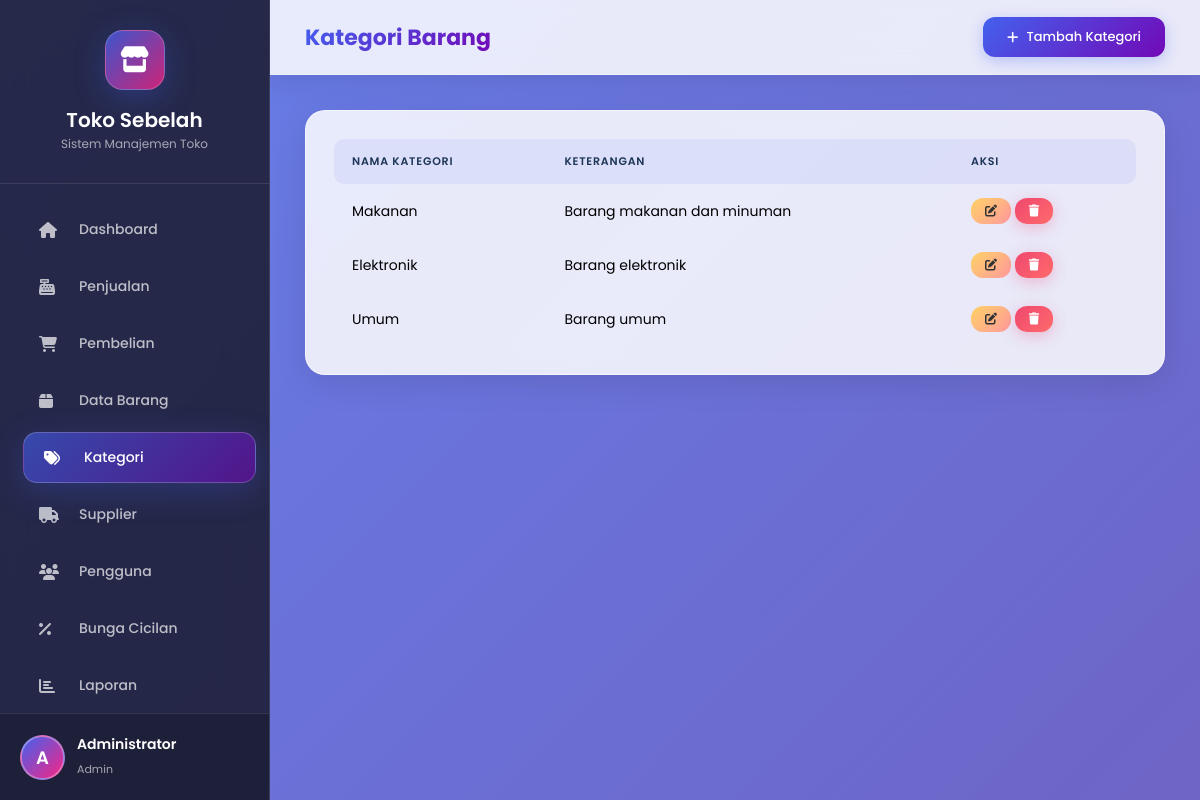
/pages/kategori.php (signed in), run on the app's committed database.
### tables this page shows
CREATE TABLE kategori (
    id INT AUTO_INCREMENT PRIMARY KEY,
    nama_kategori VARCHAR(100) NOT NULL,
    keterangan TEXT
);

### includes/koneksi.php (called while the page is built, shortened)
<?php
$host = "127.0.0.1";
$user = "root";
$pass = "";
$db   = "toko_online";
$conn = new mysqli($host, $user, $pass, $db);
$conn->set_charset("utf8mb4");
function query($sql) {
    global $conn;
    return $conn->query($sql);
}
?>

### pages/kategori.php (the view, shortened to what this page needs)
<?php
require_once '../includes/header.php';
require_once '../includes/sidebar.php';
$kategori = query("SELECT * FROM kategori ORDER BY id DESC");
?>
<div class="topbar">
    <div class="topbar-left"><h4>Kategori Barang</h4></div>
    <div class="topbar-right">
        <button class="btn btn-primary" onclick="openModal('modalTambah')"><i class="fas fa-plus"></i> Tambah Kategori</button>
    </div>
</div>
<div class="main-content">
    <div class="content-card">
        <table class="data-table">
            <thead>
                <tr>
                    <th>Nama Kategori</th>
                    <th>Keterangan</th>
                    <th>Aksi</th>
                </tr>
            </thead>
            <tbody>
                <?php while ($row = $kategori->fetch_assoc()): ?>
                <tr>
                    <td><?= htmlspecialchars($row['nama_kategori']) ?></td>
                    <td><?= htmlspecialchars($row['keterangan'] ?? '-') ?></td>
                    <td>
                        <button class="btn btn-warning btn-sm" onclick="editKategori(<?= $row['id'] ?>, '<?= addslashes($row['nama_kategori']) ?>', '<?= addslashes($row['keterangan'] ?? '') ?>')"><i class="fas fa-edit"></i></button>
                        <a href="?hapus=<?= $row['id'] ?>" class="btn btn-danger btn-sm" onclick="return confirmDelete('Apakah Anda yakin ingin menghapus kategori ini?')"><i class="fas fa-trash"></i></a>
                    </td>
                </tr>
                <?php endwhile; ?>
            </tbody>
        </table>
    </div>
</div>
<?php require_once '../includes/footer.php'; ?>

### assets/css/style.css (style rules this page uses)
:root { --primary: #4361ee; --primary-dark: #3a0ca3; --secondary: #7209b7; --accent: #f72585; --success: #06d6a0; --warning: #ffd166; --danger: #ef476f; --dark: #1d3557; --light: #f8f9fa; --gray: #6c757d; --sidebar-width: 270px; --topbar-height: 75px; --radius: 20px; --shadow: 0 8px 32px rgba(0,0,0,0.1); --shadow-lg: 0 20px 60px rgba(0,0,0,0.15); --glass: rgba(255,255,255,0.15); --glass-border: rgba(255,255,255,0.2); }
* { margin: 0; padding: 0; box-sizing: border-box; font-family: 'Poppins', sans-serif; }
.dashboard-body { background: linear-gradient(135deg, #667eea 0%, #764ba2 50%, #f093fb 100%); background-size: 400% 400%; animation: gradientBG 20s ease infinite; min-height: 100vh; }
.topbar { position: fixed; top: 0; left: var(--sidebar-width); right: 0; height: var(--topbar-height); background: rgba(255,255,255,0.85); backdrop-filter: blur(20px); -webkit-backdrop-filter: blur(20px); display: flex; align-items: center; justify-content: space-between; padding: 0 35px; box-shadow: 0 4px 30px rgba(0,0,0,0.1); z-index: 999; border-bottom: 1px solid rgba(255,255,255,0.3); }
.topbar-left h4 { font-size: 22px; font-weight: 700; background: linear-gradient(135deg, var(--primary), var(--secondary)); -webkit-background-clip: text; -webkit-text-fill-color: transparent; background-clip: text; }
.topbar-right { display: flex; align-items: center; gap: 15px; }
.main-content { margin-left: var(--sidebar-width); padding: calc(var(--topbar-height) + 35px) 35px 35px; }
.content-card { background: rgba(255,255,255,0.85); backdrop-filter: blur(10px); border-radius: var(--radius); padding: 28px; box-shadow: var(--shadow); margin-bottom: 28px; border: 1px solid rgba(255,255,255,0.5); }
.data-table { width: 100%; border-collapse: separate; border-spacing: 0; }
.data-table th, .data-table td { padding: 14px 18px; text-align: left; font-size: 14px; }
.data-table th { background: rgba(67,97,238,0.08); font-weight: 600; color: var(--dark); text-transform: uppercase; font-size: 11px; letter-spacing: 0.8px; }
.data-table th:first-child { border-radius: 10px 0 0 10px; }
.data-table th:last-child { border-radius: 0 10px 10px 0; }
.data-table tbody tr { border-bottom: 1px solid rgba(0,0,0,0.03); transition: all 0.2s; }
.data-table tbody tr:last-child { border-bottom: none; }
.btn { padding: 10px 24px; border-radius: 12px; border: none; font-size: 13px; font-weight: 500; cursor: pointer; text-decoration: none; display: inline-flex; align-items: center; gap: 8px; transition: all 0.3s; }
.btn-primary { background: linear-gradient(135deg, var(--primary), var(--secondary)); color: #fff; box-shadow: 0 4px 15px rgba(67,97,238,0.3); }
.btn-warning { background: linear-gradient(135deg, var(--warning), #ff9a9e); color: #333; }
.btn-danger { background: linear-gradient(135deg, var(--danger), #ff6b6b); color: #fff; box-shadow: 0 4px 15px rgba(239,71,111,0.3); }
.btn-sm { padding: 7px 14px; font-size: 12px; }

### data on the page
kategori: nama_kategori "Makanan", keterangan "Barang makanan dan minuman"
kategori: nama_kategori "Elektronik", keterangan "Barang elektronik"
kategori: nama_kategori "Umum", keterangan "Barang umum"

### other printed values
$initial "A"
$nama "Administrator"
$role "Admin"
